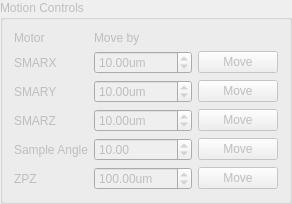
     <widget class="QGroupBox" name="groupBox">
      <property name="enabled">
       <bool>false</bool>
      </property>
      <property name="styleSheet">
       <string notr="true">font: 12pt &quot;MS Shell Dlg 2&quot;;</string>
      </property>
      <property name="title">
       <string>Motion Controls</string>
      </property>
      <layout class="QGridLayout" name="gridLayout_13">
       <item row="4" column="1">
        <widget class="QDoubleSpinBox" name="db_move_dth">
         <property name="suffix">
          <string/>
         </property>
         <property name="minimum">
          <double>-100.000000000000000</double>
         </property>
         <property name="maximum">
          <double>100.000000000000000</double>
         </property>
         <property name="singleStep">
          <double>10.000000000000000</double>
         </property>
         <property name="value">
          <double>10.000000000000000</double>
         </property>
        </widget>
       </item>
       <item row="5" column="0">
        <widget class="QLabel" name="label_15">
         <property name="text">
          <string>ZPZ</string>
         </property>
        </widget>
       </item>
       <item row="4" column="2">
        <widget class="QPushButton" name="pb_move_dth">
         <property name="text">
          <string>Move</string>
         </property>
        </widget>
       </item>
       <item row="5" column="1">
        <widget class="QDoubleSpinBox" name="db_move_zpz">
         <property name="suffix">
          <string>um</string>
         </property>
         <property name="minimum">
          <double>-10000.000000000000000</double>
         </property>
         <property name="maximum">
          <double>10000.000000000000000</double>
         </property>
         <property name="singleStep">
          <double>100.000000000000000</double>
         </property>
         <property name="value">
          <double>100.000000000000000</double>
         </property>
        </widget>
       </item>
       <item row="3" column="0">
        <widget class="QLabel" name="label_6">
         <property name="text">
          <string>SMARZ</string>
         </property>
        </widget>
       </item>
       <item row="3" column="1">
        <widget class="QDoubleSpinBox" name="db_move_smarz">
         <property name="suffix">
          <string>um</string>
         </property>
         <property name="minimum">
          <double>-100.000000000000000</double>
         </property>
         <property name="maximum">
          <double>100.000000000000000</double>
         </property>
         <property name="singleStep">
          <double>5.000000000000000</double>
         </property>
         <property name="value">
          <double>10.000000000000000</double>
         </property>
        </widget>
       </item>
       <item row="3" column="2">
        <widget class="QPushButton" name="pb_move_smarz">
         <property name="text">
          <string>Move</string>
         </property>
        </widget>
       </item>
       <item row="4" column="0">
        <widget class="QLabel" name="label_21">
         <property name="text">
          <string>Sample Angle</string>
         </property>
        </widget>
       </item>
       <item row="2" column="1">
        <widget class="QDoubleSpinBox" name="db_move_smary">
         <property name="suffix">
          <string>um</string>
         </property>
         <property name="minimum">
          <double>-100.000000000000000</double>
         </property>
         <property name="maximum">
          <double>100.000000000000000</double>
         </property>
         <property name="singleStep">
          <double>5.000000000000000</double>
         </property>
         <property name="value">
          <double>10.000000000000000</double>
         </property>
        </widget>
       </item>
       <item row="0" column="1">
        <widget class="QLabel" name="label_8">
         <property name="styleSheet">
          <string notr="true">font: 75 12pt &quot;MS Shell Dlg 2&quot;;</string>
         </property>
         <property name="text">
          <string>Move by</string>
         </property>
        </widget>
       </item>
       <item row="2" column="2">
        <widget class="QPushButton" name="pb_move_smary">
         <property name="text">
          <string>Move</string>
         </property>
        </widget>
       </item>
       <item row="0" column="0">
        <widget class="QLabel" name="label_7">
         <property name="styleSheet">
          <string notr="true">font: 75 12pt &quot;MS Shell Dlg 2&quot;;</string>
         </property>
         <property name="text">
          <string>Motor</string>
         </property>
        </widget>
       </item>
       <item row="1" column="2">
        <widget class="QPushButton" name="pb_move_smarx">
         <property name="text">
          <string>Move</string>
         </property>
        </widget>
       </item>
       <item row="1" column="0">
        <widget class="QLabel" name="label_3">
         <property name="text">
          <string>SMARX</string>
         </property>
        </widget>
       </item>
       <item row="2" column="0">
        <widget class="QLabel" name="label_4">
         <property name="text">
          <string>SMARY</string>
         </property>
        </widget>
       </item>
       <item row="1" column="1">
        <widget class="QDoubleSpinBox" name="db_move_smarx">
         <property name="suffix">
          <string>um</string>
         </property>
         <property name="minimum">
          <double>-100.000000000000000</double>
         </property>
         <property name="maximum">
          <double>100.000000000000000</double>
         </property>
         <property name="singleStep">
          <double>5.000000000000000</double>
         </property>
         <property name="value">
          <double>10.000000000000000</double>
         </property>
        </widget>
       </item>
       <item row="5" column="2">
        <widget class="QPushButton" name="pb_move_zpz">
         <property name="text">
          <string>Move</string>
         </property>
        </widget>
       </item>
      </layout>
     </widget>
